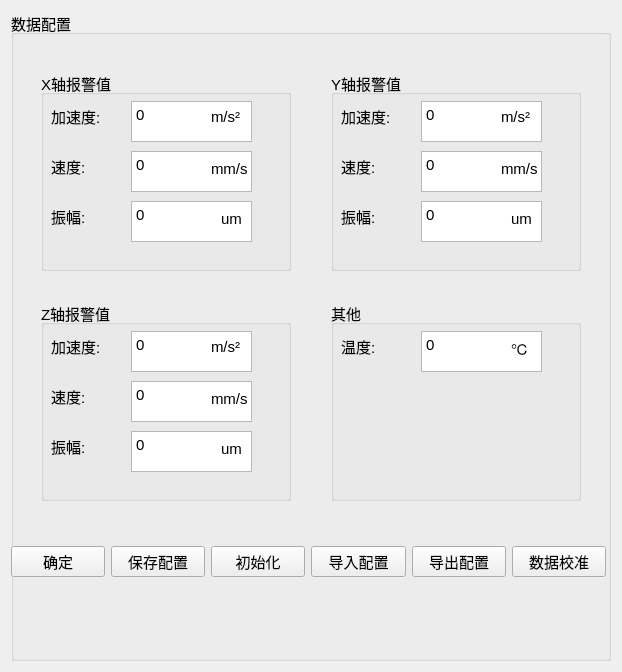
     <widget class="QWidget" name="tab_2">
      <attribute name="title">
       <string>参数配置</string>
      </attribute>
      <layout class="QGridLayout" name="gridLayout_5">
       <item row="0" column="0">
        <widget class="QGroupBox" name="groupBox_2_1">
         <property name="minimumSize">
          <size>
           <width>600</width>
           <height>650</height>
          </size>
         </property>
         <property name="maximumSize">
          <size>
           <width>600</width>
           <height>650</height>
          </size>
         </property>
         <property name="font">
          <font>
           <pointsize>11</pointsize>
          </font>
         </property>
         <property name="title">
          <string>数据配置</string>
         </property>
         <widget class="QGroupBox" name="groupBox_9">
          <property name="geometry">
           <rect>
            <x>30</x>
            <y>60</y>
            <width>250</width>
            <height>200</height>
           </rect>
          </property>
          <property name="minimumSize">
           <size>
            <width>250</width>
            <height>200</height>
           </size>
          </property>
          <property name="maximumSize">
           <size>
            <width>250</width>
            <height>200</height>
           </size>
          </property>
          <property name="font">
           <font>
            <pointsize>11</pointsize>
           </font>
          </property>
          <property name="title">
           <string>X轴报警值</string>
          </property>
          <widget class="QLabel" name="label_15">
           <property name="geometry">
            <rect>
             <x>10</x>
             <y>30</y>
             <width>71</width>
             <height>31</height>
            </rect>
           </property>
           <property name="text">
            <string>加速度:</string>
           </property>
          </widget>
          <widget class="QLabel" name="label_16">
           <property name="geometry">
            <rect>
             <x>10</x>
             <y>80</y>
             <width>61</width>
             <height>31</height>
            </rect>
           </property>
           <property name="text">
            <string>速度:</string>
           </property>
          </widget>
          <widget class="QLabel" name="label_17">
           <property name="geometry">
            <rect>
             <x>10</x>
             <y>130</y>
             <width>61</width>
             <height>31</height>
            </rect>
           </property>
           <property name="text">
            <string>振幅:</string>
           </property>
          </widget>
          <widget class="QTextEdit" name="textEdit_2_X_acceleration">
           <property name="geometry">
            <rect>
             <x>90</x>
             <y>30</y>
             <width>121</width>
             <height>41</height>
            </rect>
           </property>
           <property name="html">
            <string>&lt;!DOCTYPE HTML PUBLIC &quot;-//W3C//DTD HTML 4.0//EN&quot; &quot;http://www.w3.org/TR/REC-html40/strict.dtd&quot;&gt;
&lt;html&gt;&lt;head&gt;&lt;meta name=&quot;qrichtext&quot; content=&quot;1&quot; /&gt;&lt;style type=&quot;text/css&quot;&gt;
p, li { white-space: pre-wrap; }
&lt;/style&gt;&lt;/head&gt;&lt;body style=&quot; font-family:'SimSun'; font-size:11pt; font-weight:400; font-style:normal;&quot;&gt;
&lt;p style=&quot; margin-top:0px; margin-bottom:0px; margin-left:0px; margin-right:0px; -qt-block-indent:0; text-indent:0px;&quot;&gt;0&lt;/p&gt;&lt;/body&gt;&lt;/html&gt;</string>
           </property>
          </widget>
          <widget class="QTextEdit" name="textEdit_2_X_speed">
           <property name="geometry">
            <rect>
             <x>90</x>
             <y>80</y>
             <width>121</width>
             <height>41</height>
            </rect>
           </property>
           <property name="html">
            <string>&lt;!DOCTYPE HTML PUBLIC &quot;-//W3C//DTD HTML 4.0//EN&quot; &quot;http://www.w3.org/TR/REC-html40/strict.dtd&quot;&gt;
&lt;html&gt;&lt;head&gt;&lt;meta name=&quot;qrichtext&quot; content=&quot;1&quot; /&gt;&lt;style type=&quot;text/css&quot;&gt;
p, li { white-space: pre-wrap; }
&lt;/style&gt;&lt;/head&gt;&lt;body style=&quot; font-family:'SimSun'; font-size:11pt; font-weight:400; font-style:normal;&quot;&gt;
&lt;p style=&quot; margin-top:0px; margin-bottom:0px; margin-left:0px; margin-right:0px; -qt-block-indent:0; text-indent:0px;&quot;&gt;0&lt;/p&gt;&lt;/body&gt;&lt;/html&gt;</string>
           </property>
          </widget>
          <widget class="QTextEdit" name="textEdit_2_X_amplitude">
           <property name="geometry">
            <rect>
             <x>90</x>
             <y>130</y>
             <width>121</width>
             <height>41</height>
            </rect>
           </property>
           <property name="html">
            <string>&lt;!DOCTYPE HTML PUBLIC &quot;-//W3C//DTD HTML 4.0//EN&quot; &quot;http://www.w3.org/TR/REC-html40/strict.dtd&quot;&gt;
&lt;html&gt;&lt;head&gt;&lt;meta name=&quot;qrichtext&quot; content=&quot;1&quot; /&gt;&lt;style type=&quot;text/css&quot;&gt;
p, li { white-space: pre-wrap; }
&lt;/style&gt;&lt;/head&gt;&lt;body style=&quot; font-family:'SimSun'; font-size:11pt; font-weight:400; font-style:normal;&quot;&gt;
&lt;p style=&quot; margin-top:0px; margin-bottom:0px; margin-left:0px; margin-right:0px; -qt-block-indent:0; text-indent:0px;&quot;&gt;0&lt;/p&gt;&lt;/body&gt;&lt;/html&gt;</string>
           </property>
          </widget>
          <widget class="QLabel" name="label_44">
           <property name="geometry">
            <rect>
             <x>170</x>
             <y>30</y>
             <width>61</width>
             <height>31</height>
            </rect>
           </property>
           <property name="text">
            <string>m/s²</string>
           </property>
          </widget>
          <widget class="QLabel" name="label_47">
           <property name="geometry">
            <rect>
             <x>170</x>
             <y>90</y>
             <width>72</width>
             <height>15</height>
            </rect>
           </property>
           <property name="text">
            <string>mm/s</string>
           </property>
          </widget>
          <widget class="QLabel" name="label_50">
           <property name="geometry">
            <rect>
             <x>180</x>
             <y>140</y>
             <width>72</width>
             <height>15</height>
            </rect>
           </property>
           <property name="text">
            <string>um</string>
           </property>
          </widget>
         </widget>
         <widget class="QGroupBox" name="groupBox_2_QiTa">
          <property name="geometry">
           <rect>
            <x>320</x>
            <y>290</y>
            <width>250</width>
            <height>200</height>
           </rect>
          </property>
          <property name="minimumSize">
           <size>
            <width>250</width>
            <height>200</height>
           </size>
          </property>
          <property name="maximumSize">
           <size>
            <width>250</width>
            <height>200</height>
           </size>
          </property>
          <property name="font">
           <font>
            <pointsize>11</pointsize>
           </font>
          </property>
          <property name="title">
           <string>其他</string>
          </property>
          <widget class="QLabel" name="label_18">
           <property name="geometry">
            <rect>
             <x>10</x>
             <y>30</y>
             <width>51</width>
             <height>31</height>
            </rect>
           </property>
           <property name="text">
            <string>温度:</string>
           </property>
          </widget>
          <widget class="QTextEdit" name="textEdit_2_Temperture">
           <property name="geometry">
            <rect>
             <x>90</x>
             <y>30</y>
             <width>121</width>
             <height>41</height>
            </rect>
           </property>
           <property name="html">
            <string>&lt;!DOCTYPE HTML PUBLIC &quot;-//W3C//DTD HTML 4.0//EN&quot; &quot;http://www.w3.org/TR/REC-html40/strict.dtd&quot;&gt;
&lt;html&gt;&lt;head&gt;&lt;meta name=&quot;qrichtext&quot; content=&quot;1&quot; /&gt;&lt;style type=&quot;text/css&quot;&gt;
p, li { white-space: pre-wrap; }
&lt;/style&gt;&lt;/head&gt;&lt;body style=&quot; font-family:'SimSun'; font-size:11pt; font-weight:400; font-style:normal;&quot;&gt;
&lt;p style=&quot; margin-top:0px; margin-bottom:0px; margin-left:0px; margin-right:0px; -qt-block-indent:0; text-indent:0px;&quot;&gt;0&lt;/p&gt;&lt;/body&gt;&lt;/html&gt;</string>
           </property>
          </widget>
          <widget class="QLabel" name="label_67">
           <property name="geometry">
            <rect>
             <x>180</x>
             <y>40</y>
             <width>72</width>
             <height>15</height>
            </rect>
           </property>
           <property name="text">
            <string>℃</string>
           </property>
          </widget>
         </widget>
         <widget class="QGroupBox" name="groupBox_2_YValue">
          <property name="geometry">
           <rect>
            <x>320</x>
            <y>60</y>
            <width>250</width>
            <height>200</height>
           </rect>
          </property>
          <property name="minimumSize">
           <size>
            <width>250</width>
            <height>200</height>
           </size>
          </property>
          <property name="maximumSize">
           <size>
            <width>250</width>
            <height>200</height>
           </size>
          </property>
          <property name="font">
           <font>
            <pointsize>11</pointsize>
           </font>
          </property>
          <property name="title">
           <string>Y轴报警值</string>
          </property>
          <widget class="QLabel" name="label_19">
           <property name="geometry">
            <rect>
             <x>10</x>
             <y>30</y>
             <width>71</width>
             <height>31</height>
            </rect>
           </property>
           <property name="text">
            <string>加速度:</string>
           </property>
          </widget>
          <widget class="QLabel" name="label_20">
           <property name="geometry">
            <rect>
             <x>10</x>
             <y>80</y>
             <width>61</width>
             <height>31</height>
            </rect>
           </property>
           <property name="text">
            <string>速度:</string>
           </property>
          </widget>
          <widget class="QLabel" name="label_21">
           <property name="geometry">
            <rect>
             <x>10</x>
             <y>130</y>
             <width>61</width>
             <height>31</height>
            </rect>
           </property>
           <property name="text">
            <string>振幅:</string>
           </property>
          </widget>
          <widget class="QTextBrowser" name="textBrowser_2_Y_amplitude">
           <property name="geometry">
            <rect>
             <x>90</x>
             <y>130</y>
             <width>121</width>
             <height>41</height>
            </rect>
           </property>
           <property name="html">
            <string>&lt;!DOCTYPE HTML PUBLIC &quot;-//W3C//DTD HTML 4.0//EN&quot; &quot;http://www.w3.org/TR/REC-html40/strict.dtd&quot;&gt;
&lt;html&gt;&lt;head&gt;&lt;meta name=&quot;qrichtext&quot; content=&quot;1&quot; /&gt;&lt;style type=&quot;text/css&quot;&gt;
p, li { white-space: pre-wrap; }
&lt;/style&gt;&lt;/head&gt;&lt;body style=&quot; font-family:'SimSun'; font-size:11pt; font-weight:400; font-style:normal;&quot;&gt;
&lt;p style=&quot; margin-top:0px; margin-bottom:0px; margin-left:0px; margin-right:0px; -qt-block-indent:0; text-indent:0px;&quot;&gt;0&lt;/p&gt;&lt;/body&gt;&lt;/html&gt;</string>
           </property>
          </widget>
          <widget class="QTextEdit" name="textEdit_2_Y_speed">
           <property name="geometry">
            <rect>
             <x>90</x>
             <y>80</y>
             <width>121</width>
             <height>41</height>
            </rect>
           </property>
           <property name="html">
            <string>&lt;!DOCTYPE HTML PUBLIC &quot;-//W3C//DTD HTML 4.0//EN&quot; &quot;http://www.w3.org/TR/REC-html40/strict.dtd&quot;&gt;
&lt;html&gt;&lt;head&gt;&lt;meta name=&quot;qrichtext&quot; content=&quot;1&quot; /&gt;&lt;style type=&quot;text/css&quot;&gt;
p, li { white-space: pre-wrap; }
&lt;/style&gt;&lt;/head&gt;&lt;body style=&quot; font-family:'SimSun'; font-size:11pt; font-weight:400; font-style:normal;&quot;&gt;
&lt;p style=&quot; margin-top:0px; margin-bottom:0px; margin-left:0px; margin-right:0px; -qt-block-indent:0; text-indent:0px;&quot;&gt;0&lt;/p&gt;&lt;/body&gt;&lt;/html&gt;</string>
           </property>
          </widget>
          <widget class="QTextEdit" name="textEdit_2_Y_acceleration">
           <property name="geometry">
            <rect>
             <x>90</x>
             <y>30</y>
             <width>121</width>
             <height>41</height>
            </rect>
           </property>
           <property name="html">
            <string>&lt;!DOCTYPE HTML PUBLIC &quot;-//W3C//DTD HTML 4.0//EN&quot; &quot;http://www.w3.org/TR/REC-html40/strict.dtd&quot;&gt;
&lt;html&gt;&lt;head&gt;&lt;meta name=&quot;qrichtext&quot; content=&quot;1&quot; /&gt;&lt;style type=&quot;text/css&quot;&gt;
p, li { white-space: pre-wrap; }
&lt;/style&gt;&lt;/head&gt;&lt;body style=&quot; font-family:'SimSun'; font-size:11pt; font-weight:400; font-style:normal;&quot;&gt;
&lt;p style=&quot; margin-top:0px; margin-bottom:0px; margin-left:0px; margin-right:0px; -qt-block-indent:0; text-indent:0px;&quot;&gt;0&lt;/p&gt;&lt;/body&gt;&lt;/html&gt;</string>
           </property>
          </widget>
          <widget class="QLabel" name="label_45">
           <property name="geometry">
            <rect>
             <x>170</x>
             <y>30</y>
             <width>61</width>
             <height>31</height>
            </rect>
           </property>
           <property name="text">
            <string>m/s²</string>
           </property>
          </widget>
          <widget class="QLabel" name="label_48">
           <property name="geometry">
            <rect>
             <x>170</x>
             <y>90</y>
             <width>72</width>
             <height>15</height>
            </rect>
           </property>
           <property name="text">
            <string>mm/s</string>
           </property>
          </widget>
          <widget class="QLabel" name="label_51">
           <property name="geometry">
            <rect>
             <x>180</x>
             <y>140</y>
             <width>72</width>
             <height>15</height>
            </rect>
           </property>
           <property name="text">
            <string>um</string>
           </property>
          </widget>
         </widget>
         <widget class="QGroupBox" name="groupBox_12">
          <property name="geometry">
           <rect>
            <x>30</x>
            <y>290</y>
            <width>250</width>
            <height>200</height>
           </rect>
          </property>
          <property name="minimumSize">
           <size>
            <width>250</width>
            <height>200</height>
           </size>
          </property>
          <property name="maximumSize">
           <size>
            <width>250</width>
            <height>200</height>
           </size>
          </property>
          <property name="font">
           <font>
            <pointsize>11</pointsize>
           </font>
          </property>
          <property name="title">
           <string>Z轴报警值</string>
          </property>
          <widget class="QLabel" name="label_22">
           <property name="geometry">
            <rect>
             <x>10</x>
             <y>30</y>
             <width>71</width>
             <height>31</height>
            </rect>
           </property>
           <property name="text">
            <string>加速度:</string>
           </property>
          </widget>
          <widget class="QLabel" name="label_23">
           <property name="geometry">
            <rect>
             <x>10</x>
             <y>80</y>
             <width>61</width>
             <height>31</height>
            </rect>
           </property>
           <property name="text">
            <string>速度:</string>
           </property>
          </widget>
          <widget class="QLabel" name="label_24">
           <property name="geometry">
            <rect>
             <x>10</x>
             <y>130</y>
             <width>61</width>
             <height>31</height>
            </rect>
           </property>
           <property name="text">
            <string>振幅:</string>
           </property>
          </widget>
          <widget class="QTextBrowser" name="textBrowser_2_Z_amplitude">
           <property name="geometry">
            <rect>
             <x>90</x>
             <y>130</y>
             <width>121</width>
             <height>41</height>
            </rect>
           </property>
           <property name="html">
            <string>&lt;!DOCTYPE HTML PUBLIC &quot;-//W3C//DTD HTML 4.0//EN&quot; &quot;http://www.w3.org/TR/REC-html40/strict.dtd&quot;&gt;
&lt;html&gt;&lt;head&gt;&lt;meta name=&quot;qrichtext&quot; content=&quot;1&quot; /&gt;&lt;style type=&quot;text/css&quot;&gt;
p, li { white-space: pre-wrap; }
&lt;/style&gt;&lt;/head&gt;&lt;body style=&quot; font-family:'SimSun'; font-size:11pt; font-weight:400; font-style:normal;&quot;&gt;
&lt;p style=&quot; margin-top:0px; margin-bottom:0px; margin-left:0px; margin-right:0px; -qt-block-indent:0; text-indent:0px;&quot;&gt;0&lt;/p&gt;&lt;/body&gt;&lt;/html&gt;</string>
           </property>
          </widget>
          <widget class="QTextEdit" name="textEdit_2_Z_speed">
           <property name="geometry">
            <rect>
             <x>90</x>
             <y>80</y>
             <width>121</width>
             <height>41</height>
            </rect>
           </property>
           <property name="html">
            <string>&lt;!DOCTYPE HTML PUBLIC &quot;-//W3C//DTD HTML 4.0//EN&quot; &quot;http://www.w3.org/TR/REC-html40/strict.dtd&quot;&gt;
&lt;html&gt;&lt;head&gt;&lt;meta name=&quot;qrichtext&quot; content=&quot;1&quot; /&gt;&lt;style type=&quot;text/css&quot;&gt;
p, li { white-space: pre-wrap; }
&lt;/style&gt;&lt;/head&gt;&lt;body style=&quot; font-family:'SimSun'; font-size:11pt; font-weight:400; font-style:normal;&quot;&gt;
&lt;p style=&quot; margin-top:0px; margin-bottom:0px; margin-left:0px; margin-right:0px; -qt-block-indent:0; text-indent:0px;&quot;&gt;0&lt;/p&gt;&lt;/body&gt;&lt;/html&gt;</string>
           </property>
          </widget>
          <widget class="QTextEdit" name="textEdit_2_Z_acceleration">
           <property name="geometry">
            <rect>
             <x>90</x>
             <y>30</y>
             <width>121</width>
             <height>41</height>
            </rect>
           </property>
           <property name="html">
            <string>&lt;!DOCTYPE HTML PUBLIC &quot;-//W3C//DTD HTML 4.0//EN&quot; &quot;http://www.w3.org/TR/REC-html40/strict.dtd&quot;&gt;
&lt;html&gt;&lt;head&gt;&lt;meta name=&quot;qrichtext&quot; content=&quot;1&quot; /&gt;&lt;style type=&quot;text/css&quot;&gt;
p, li { white-space: pre-wrap; }
&lt;/style&gt;&lt;/head&gt;&lt;body style=&quot; font-family:'SimSun'; font-size:11pt; font-weight:400; font-style:normal;&quot;&gt;
&lt;p style=&quot; margin-top:0px; margin-bottom:0px; margin-left:0px; margin-right:0px; -qt-block-indent:0; text-indent:0px;&quot;&gt;0&lt;/p&gt;&lt;/body&gt;&lt;/html&gt;</string>
           </property>
          </widget>
          <widget class="QLabel" name="label_46">
           <property name="geometry">
            <rect>
             <x>170</x>
             <y>30</y>
             <width>61</width>
             <height>31</height>
            </rect>
           </property>
           <property name="text">
            <string>m/s²</string>
           </property>
          </widget>
          <widget class="QLabel" name="label_49">
           <property name="geometry">
            <rect>
             <x>170</x>
             <y>90</y>
             <width>72</width>
             <height>15</height>
            </rect>
           </property>
           <property name="text">
            <string>mm/s</string>
           </property>
          </widget>
          <widget class="QLabel" name="label_52">
           <property name="geometry">
            <rect>
             <x>180</x>
             <y>140</y>
             <width>72</width>
             <height>15</height>
            </rect>
           </property>
           <property name="text">
            <string>um</string>
           </property>
          </widget>
         </widget>
         <widget class="QWidget" name="layoutWidget">
          <property name="geometry">
           <rect>
            <x>0</x>
            <y>530</y>
            <width>595</width>
            <height>41</height>
           </rect>
          </property>
          <layout class="QHBoxLayout" name="horizontalLayout">
           <item>
            <widget class="QPushButton" name="pushButton_2_QueDing">
             <property name="text">
              <string>确定</string>
             </property>
            </widget>
           </item>
           <item>
            <widget class="QPushButton" name="pushButton_2_save">
             <property name="text">
              <string>保存配置</string>
             </property>
            </widget>
           </item>
           <item>
            <widget class="QPushButton" name="pushButton_2_init">
             <property name="text">
              <string>初始化</string>
             </property>
            </widget>
           </item>
           <item>
            <widget class="QPushButton" name="pushButton_2_InputData">
             <property name="text">
              <string>导入配置</string>
             </property>
            </widget>
           </item>
           <item>
            <widget class="QPushButton" name="pushButton_2_OutputData">
             <property name="text">
              <string>导出配置</string>
             </property>
            </widget>
           </item>
           <item>
            <widget class="QPushButton" name="pushButton_2_DataCalibration">
             <property name="text">
              <string>数据校准</string>
             </property>
            </widget>
           </item>
          </layout>
         </widget>
        </widget>
       </item>
      </layout>
     </widget>
